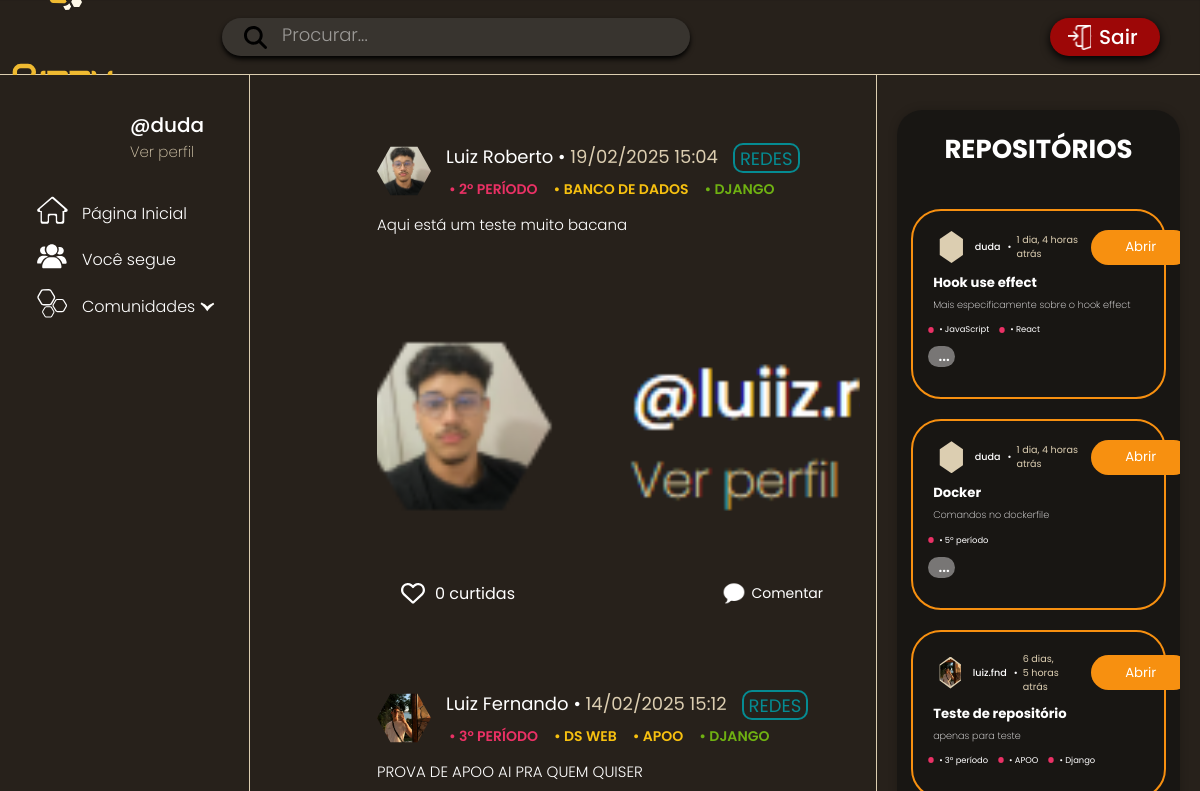
The app's page / (signed in, upper part), older data.
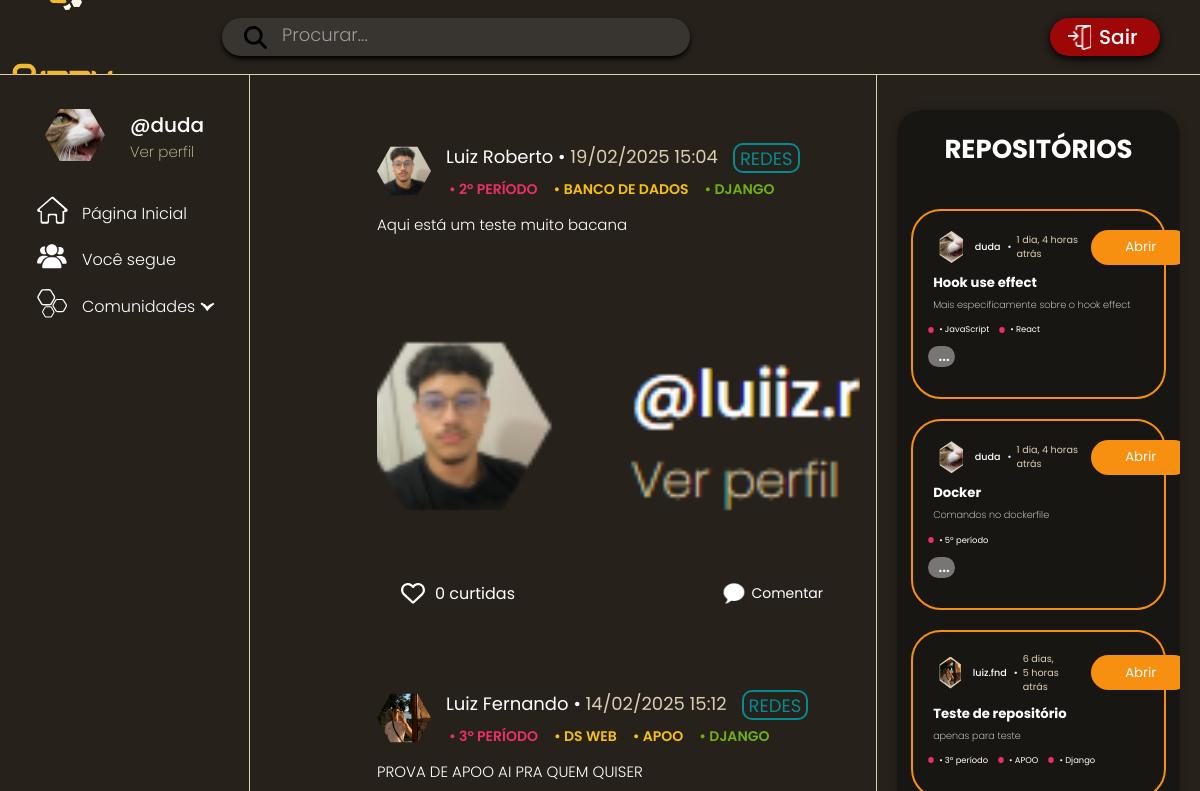
The same page, newer data.
### app_bizzu/models/usuario.py (models this page shows)
class Usuario(AbstractUser):
    nome = models.CharField(verbose_name="Nome", max_length=50)
    descricao = models.CharField(verbose_name="Descrição", max_length=200)
    imagemPerfil = models.ImageField(verbose_name="Imagem de perfil", upload_to="usuarios/%Y/%m/%d/", null=True)
    escolaFormacao = models.CharField(verbose_name="Escola de formação", max_length=30, blank=True, null=True)
    instituicaoAtual = models.CharField(verbose_name="Instituição atual", max_length=30, blank=True, null=True)
    localTrabalho = models.CharField(verbose_name="Local de trabalho", max_length=30, blank=True, null=True)
    progressoCurso = models.CharField(verbose_name="Progresso no curso", max_length=20, blank=True, null=True)
    repositoriosFavoritados = models.ManyToManyField("Repositorio", verbose_name="Repositórios salvos", symmetrical=False,related_name="repositorios_favoritados", blank=True)
    criado_em = models.DateTimeField(auto_now_add=True, verbose_name="Criado em", null=True, blank=True)
    segue = models.ManyToManyField("self",symmetrical=False, verbose_name="Segue", related_name="seguido_por", default=0, blank=True) # quem eu sigo
    seguidores = models.ManyToManyField("self",symmetrical=False, verbose_name="Seguidores", related_name="seguindo", default=0, blank=True) # quem me segue
    comunidades = models.ManyToManyField("Comunidade",verbose_name="Comunidades",related_name="seguido_por",blank=True)
    def __str__(self):
        return self.username

### app_bizzu/models/repositorio.py (models this page shows, shortened)
class Repositorio(models.Model):
    id = models.UUIDField(primary_key=True, default=uuid.uuid4, editable=False)
    dataPublicacao = models.DateTimeField(verbose_name="Data de publicação", auto_now_add=True)
    titulo = models.CharField(verbose_name="Título", max_length=50)
    descricao = models.CharField(verbose_name="Descrição", max_length=200)
    usuario = models.ForeignKey(Usuario, verbose_name="Usuário", on_delete=models.CASCADE, related_name="repositorios")
    comunidade = models.ForeignKey(Comunidade, verbose_name="Comunidade", on_delete=models.CASCADE, null=True, blank=True)
    categorias = models.ManyToManyField(Categoria, verbose_name="Categorias", blank=True)
    class Meta:
        verbose_name = "Repositório"
        verbose_name_plural = "Repositórios"

### app_bizzu/views/usuarioView.py (the view)
# urls.py: path('', usuarioView.UsuarioView.feed, name="feed"),
    def feed(request):
        if request.user.is_authenticated:  # Verificação de login
            user = request.user
            postagens = Postagem.objects.all().order_by('-dataPublicacao')  # Ordenar pela data (mais recente primeiro)
            repositorios = Repositorio.objects.all().order_by('-dataPublicacao')
            for postagem in postagens:
                postagem.curtido = Curtida.objects.filter(usuario=request.user, postagem=postagem).exists()
            return render(request, 'feed.html', {'postagens': postagens, 'user': request.user, 'repositorios': repositorios})
        else:
            postagens = Postagem.objects.all().order_by('-dataPublicacao')  # Ordenar pela data (mais recente primeiro)
            repositorios = Repositorio.objects.all().order_by('-dataPublicacao')
            return render(request, 'feed_deslogado.html', {'postagens': postagens, 'user': request.user, 'repositorios': repositorios})

### app_bizzu/models/comunidade.py (called while the page is built)
    def __str__(self):
        return self.nome

### app_bizzu/templates/feed.html (shortened to what the changed rows need)
{% load static %}
<!DOCTYPE html>
<html lang="pt-br">
<head>
    <link rel="stylesheet" href="{% static 'css/feed.css' %}">
    <link rel="stylesheet" href="{% static "css/navbarRepositorio.css" %}?v=1.8">
    <link rel="stylesheet" href="{% static "css/fotoPerfilNome.css" %}?v=1.2">
    <link rel="stylesheet" href="{% static "css/caixaRepositorio.css" %}?v=1.8">
    <link rel="stylesheet" href="{% static "css/Botao.css" %}?v=1.2">
    <link rel="stylesheet" href="{% static "css/Tags.css" %}?v=1.2">
    <link rel="stylesheet" href="{% static 'css/comentarios.css' %}">
</head>
<body>
    {% include 'header.html' %}
    <section class="conteudo">
        {% include 'navbarEsquerda.html' with user=user %}
        <aside class="barrarepositorios">
            <div class="conteudodireita">
                <h1 id="titulorep">REPOSITÓRIOS</h1>
                {% for repositorio in repositorios %}
                <div class="repositorioContainer">
                    <div class="headerCaixa">
                        <a class="profile-container" href="{% url 'perfil' repositorio.usuario.username %}">
                            <div class="hexagon">
                                <img src="{{ repositorio.usuario.imagemPerfil.url }}" class="profile-image">
                            </div>
                            <div class="user-info">
                                <span class="username">{{repositorio.usuario|default:"Luiz Fernando"}}</span>
                                <span class="separator">•</span>
                                <span class="timestamp">{{ repositorio.dataPublicacao|timesince }} atrás</span>
                            </div>
                        </a>
                        <form method="GET" action="{% url "verRepositorio" %}" id="form">
                        <button type="submit" id="BotaoLink" class="GeralPrimario" name="repositorio" value={{repositorio.id}}>
                            <p id="botaoP">Abrir</p>
                        </button>
                    </form>
                    </div>
                    <p class="tituloP">{{repositorio.titulo}}</p>
                    <p class="descricaoP">{{repositorio.descricao}}</p>
                    <div class="container">
                        {% for categoria in repositorio.categorias.all %}
                                    <div class="tag tag-rosa"><img src="/projeto_bizzu/app_bizzu/static/img/iconeTagRosa.svg" class="imgMenu">• {{ categoria.nome }}</div>
                        {% endfor %}
                    </div>
                    {% if repositorio.usuario.username == user.username %}
                    <button class="mais" type="submit">...</button>
                {% endif %}
                </div>
                {% empty %}
                    <p>Nenhum repositório disponível no momento.</p>
                {% endfor %}
            </div>
        </aside>
    </section>
</body>
</html>

### app_bizzu/templates/navbarEsquerda.html (shortened to what this page needs)
{% load static %}
<link rel="stylesheet" href="{% static "css/navbarEsquerda2.css" %}">
<aside id="barralateral">
    <div class="perfil">
        {% if user.imagemPerfil %}
            <img class="imgperfil" src="{{ user.imagemPerfil.url }}">
        {% else %}
            <img class="imgperfil" src="{% static 'img/default-profile.png' %}">
        {% endif %}
        <div class="perfil2">
            <h2 id="userperfil">@{{ user.username }}</h2>
            <h4 id="verperfil"><a href="{% url 'perfil' user.username %}">Ver perfil</a></h4>
        </div>
    </div>
    <ul>
        <div class="paginas">
            <li><img src="{% static 'img/casa_branco.svg' %}" width="35px"><a href="{% url 'feed' %}">Página Inicial</a></li>
            <li><img src="{% static 'img/voce_segue_branco.svg' %}" width="35px"><a href="{% url 'feed_seguidos' %}">Você segue</a></li>
            <li class="dropdown">
                <img src="{% static 'img/comunidades_branco.svg' %}" width="35px">
                <a href="#">Comunidades</a>
                <img class="seta-dropdown" src="{% static 'img/icone dropdown.svg' %}">
            </li>
        </div>
    </ul>
</aside>

Row changes from the older to the newer data that the page shows:
changed Usuario "duda": imagemPerfil: a different picture
changed through a linked row, Repositorio "Hook use effect": usuario.imagemPerfil: a different picture
changed through a linked row, Repositorio "Docker": usuario.imagemPerfil: a different picture
